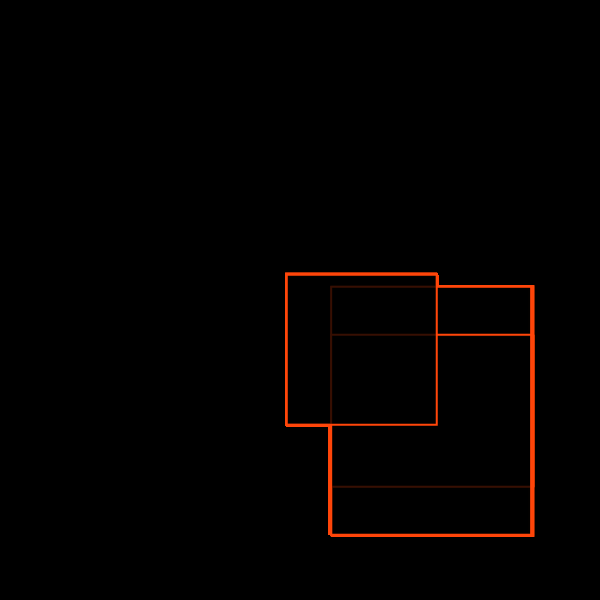
Frame 1 (no input)
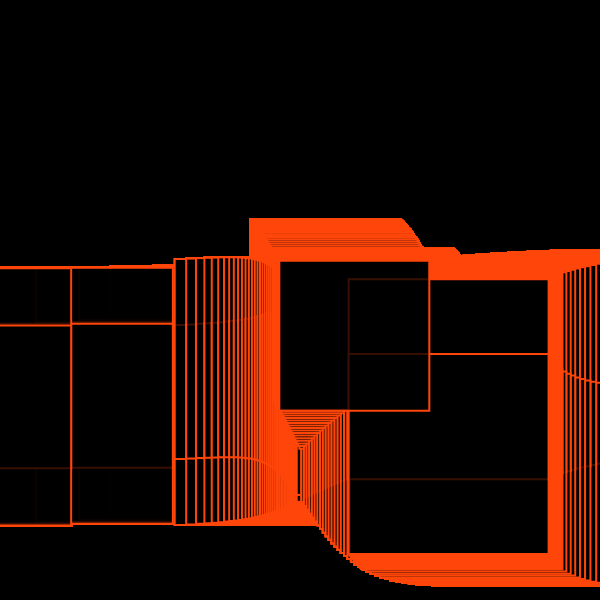
Frame 60 (no input)
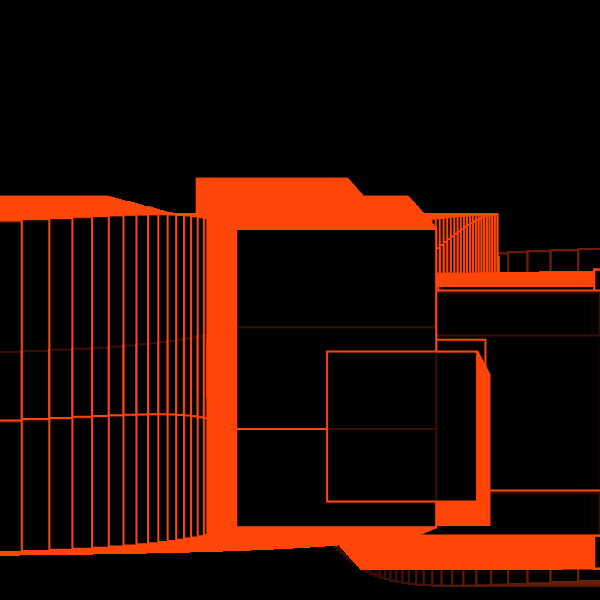
Frame 120 (the mouse pressed at the canvas centre since frame 60)

The p5.js sketch that drew these frames (run headless with seeded random() and noise() and a simulated clock; from frame 60 on, the mouse is pressed at the canvas centre):

// p5.js sketch
// ── sketch.js
//forked from: https://tylerxhobbs.com/essays/2017/aesthetically-pleasing-triangle-subdivision

let _aryObject = [];
let _tileNumT;
let _tileNumR;
let _ellipseRatio;
let _count;
let _stepR;
let _stepT;
function setup() {
  w = 600;
  var canvas;
    if(windowWidth>=600 && windowHeight >=600){
      canvas = createCanvas(600, 600);
    }
    else{
      canvas = createCanvas(windowWidth, windowHeight - 100);
    }

  var x = (windowWidth - width) / 2;
  var y = (windowHeight - height) / 2;

  canvas.position(x, y);
  background(0);
  noStroke();
  
  _freqCount = 40;

  _count = 0;
  _ellipseRatio = 2;
  _tileNumT = 5;
  _tileNumR = 7;
  
  let shapeMode = 1;
  let layerNum = 20;
  let initT = int(random(_tileNumT));
  for (k = 1; k <= layerNum; k++) {
    let baseColor = 360 + random(720);
    _aryObject.push(new f(
      1, initT,
      color((baseColor + 180) % 360, 200, 50, 100),
      shapeMode,
      width/2/_tileNumR/layerNum*k
    ));
  }

    background(0);


}




function draw() {
  // clear();
  // blendMode(EXCLUSION);
  background(0, 10);
  
  for (let i = 0; i < _aryObject.length; i++) {
    _aryObject[i].update();
    _aryObject[i].drawMe();
  }

  _count ++;
  noStroke()
  fill(255,69,0);
}

class f {
  constructor(iR, iT, myColor, shapeMode, sw) {
    this.target_iR = iR;
    this.target_iT = iT;
    this.myColor = myColor;
    this.shapeMode = shapeMode; //0 rect, 1 ellipse
    this.sw = sw *_ellipseRatio; 
    this.aryPoint = [];
  }

  setTarget() {
    _stepR = 1;
    _stepT = 1;
    this.iR = this.target_iR;
    this.iT = this.target_iT % _tileNumT;
    
    this.aryPoint.unshift([this.iR, this.iT]);

    let dir;
    if (this.iR <= _stepR) {
      dir = random(["down", "left", "right"]);
    } else if (this.iR >= _tileNumR-_stepR) {
      dir = random(["up", "left", "right"]);
    } else {
      dir = random(["up", "down", "left", "right"]);
    }

    if (dir == "up") { 
      this.target_iR = this.iR - _stepR; 
    }
    else if (dir == "down") { 
      this.target_iR = this.iR + _stepR; }
    else if (dir == "left") { 
      this.target_iT = this.iT - _stepT; 
    }
    else if (dir == "right") {
       this.target_iT = this.iT + _stepT; 
     }

    this.dR = (this.target_iR - this.iR) / (_freqCount+1);
    this.dT = (this.target_iT - this.iT) / (_freqCount+1);
  }
  
  update() {
    if (_count % _freqCount == 0) {
      this.setTarget();
    }

    if (this.target_iR == this.iR) { //dir = right or left
      this.aryPoint.unshift([this.iR, this.aryPoint[0][1] + this.dT]);
    } else if (this.target_iT == this.iT) {
      this.aryPoint.unshift([this.aryPoint[0][0] + this.dR, this.iT]);
    }

    while (this.aryPoint.length >= 40) {
      this.aryPoint.pop();
    }
  }

  drawMe() {
    stroke(255,70,10);
    strokeWeight(2)
    fill(0, 200)    
    push();
    translate(width/2, height/2);
    // beginShape();
    for (let i = 0; i < this.aryPoint.length; i++) {

              rect(
        width / 2 / _tileNumR * this.aryPoint[i][0] * tan(2*PI / _tileNumT * this.aryPoint[i][1]),
        width / 2 / _tileNumR * this.aryPoint[i][0] * cos(PI / _tileNumT * this.aryPoint[i][1]), 200, 200);


        rect(
        width / 2 / _tileNumR * this.aryPoint[i][0] * tan(2*PI / _tileNumT * this.aryPoint[i][1]),
        width / 2 / _tileNumR * this.aryPoint[i][0] * cos(3*PI / _tileNumT * this.aryPoint[i][1]), 200, 200);

        rect(
        width / 2 / _tileNumR * this.aryPoint[i][0] * cos(PI / _tileNumT * this.aryPoint[i][1]),
        width / 2 / _tileNumR * this.aryPoint[i][0] * sin(2*PI / _tileNumT * this.aryPoint[i][1]), 150, 150);
    }
    // endShape();
    pop();
  }
}
